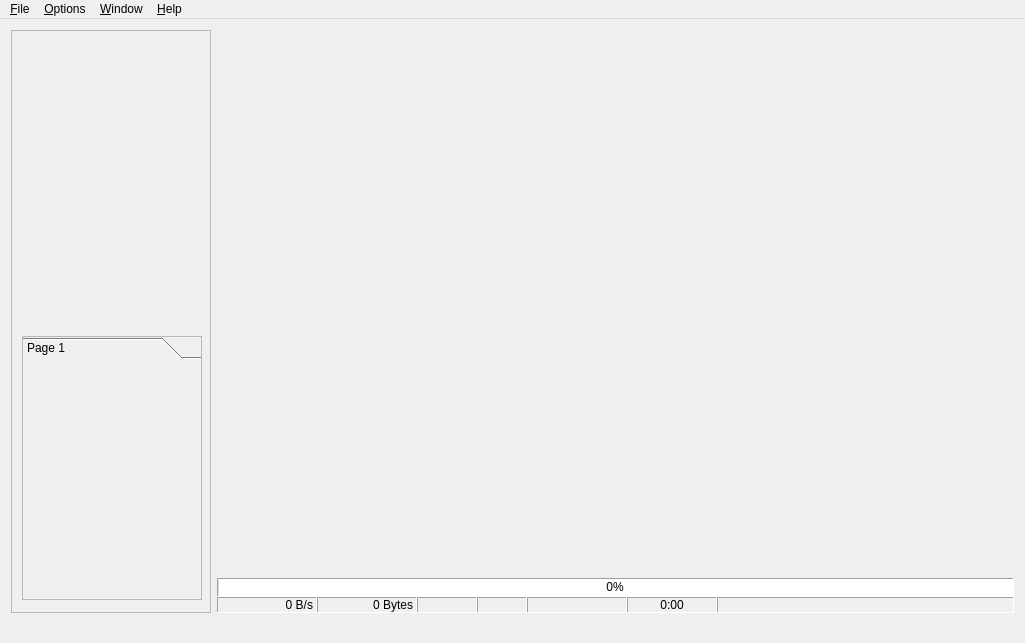
<?xml version="1.0" encoding="UTF-8"?>
<ui version="4.0">
 <class>MainWindow</class>
 <widget class="QMainWindow" name="MainWindow">
  <property name="enabled">
   <bool>true</bool>
  </property>
  <property name="geometry">
   <rect>
    <x>0</x>
    <y>0</y>
    <width>1025</width>
    <height>643</height>
   </rect>
  </property>
  <property name="windowTitle">
   <string>Smart Phone Flash Tool</string>
  </property>
  <property name="windowIcon">
   <iconset resource="../icon.qrc">
    <normaloff>:/images/application.png</normaloff>:/images/application.png</iconset>
  </property>
  <property name="styleSheet">
   <string notr="true"/>
  </property>
  <property name="documentMode">
   <bool>false</bool>
  </property>
  <property name="tabShape">
   <enum>QTabWidget::Rounded</enum>
  </property>
  <property name="dockNestingEnabled">
   <bool>false</bool>
  </property>
  <widget class="QWidget" name="centralWidget">
   <property name="enabled">
    <bool>true</bool>
   </property>
   <property name="styleSheet">
    <string notr="true">alternate-background-color: rgb(85, 170, 127);</string>
   </property>
   <layout class="QGridLayout" name="gridLayout_2">
    <item row="0" column="1">
     <widget class="QTabWidget" name="tabWidget">
      <property name="enabled">
       <bool>true</bool>
      </property>
      <property name="sizePolicy">
       <sizepolicy hsizetype="Expanding" vsizetype="Expanding">
        <horstretch>0</horstretch>
        <verstretch>0</verstretch>
       </sizepolicy>
      </property>
      <property name="minimumSize">
       <size>
        <width>0</width>
        <height>529</height>
       </size>
      </property>
      <property name="toolTip">
       <string/>
      </property>
      <property name="styleSheet">
       <string notr="true"/>
      </property>
      <property name="tabShape">
       <enum>QTabWidget::Rounded</enum>
      </property>
      <property name="currentIndex">
       <number>-1</number>
      </property>
      <property name="documentMode">
       <bool>true</bool>
      </property>
      <property name="movable">
       <bool>true</bool>
      </property>
     </widget>
    </item>
    <item row="1" column="1">
     <widget class="QFrame" name="statusFrame">
      <property name="sizePolicy">
       <sizepolicy hsizetype="Preferred" vsizetype="Preferred">
        <horstretch>0</horstretch>
        <verstretch>0</verstretch>
       </sizepolicy>
      </property>
      <layout class="QVBoxLayout" name="verticalLayout">
       <property name="spacing">
        <number>0</number>
       </property>
       <property name="margin">
        <number>0</number>
       </property>
       <item>
        <widget class="QFrame" name="frame_3">
         <property name="frameShape">
          <enum>QFrame::Panel</enum>
         </property>
         <property name="frameShadow">
          <enum>QFrame::Sunken</enum>
         </property>
         <layout class="QGridLayout" name="gridLayout">
          <property name="margin">
           <number>0</number>
          </property>
          <property name="spacing">
           <number>0</number>
          </property>
          <item row="0" column="0">
           <widget class="QProgressBar" name="progressBar">
            <property name="sizePolicy">
             <sizepolicy hsizetype="Preferred" vsizetype="Preferred">
              <horstretch>0</horstretch>
              <verstretch>0</verstretch>
             </sizepolicy>
            </property>
            <property name="minimumSize">
             <size>
              <width>0</width>
              <height>17</height>
             </size>
            </property>
            <property name="maximumSize">
             <size>
              <width>16777215</width>
              <height>17</height>
             </size>
            </property>
            <property name="palette">
             <palette>
              <active>
               <colorrole role="Button">
                <brush brushstyle="SolidPattern">
                 <color alpha="255">
                  <red>85</red>
                  <green>170</green>
                  <blue>255</blue>
                 </color>
                </brush>
               </colorrole>
               <colorrole role="Base">
                <brush brushstyle="SolidPattern">
                 <color alpha="255">
                  <red>85</red>
                  <green>170</green>
                  <blue>255</blue>
                 </color>
                </brush>
               </colorrole>
               <colorrole role="Window">
                <brush brushstyle="SolidPattern">
                 <color alpha="255">
                  <red>85</red>
                  <green>170</green>
                  <blue>255</blue>
                 </color>
                </brush>
               </colorrole>
               <colorrole role="AlternateBase">
                <brush brushstyle="SolidPattern">
                 <color alpha="255">
                  <red>85</red>
                  <green>170</green>
                  <blue>127</blue>
                 </color>
                </brush>
               </colorrole>
              </active>
              <inactive>
               <colorrole role="Button">
                <brush brushstyle="SolidPattern">
                 <color alpha="255">
                  <red>85</red>
                  <green>170</green>
                  <blue>255</blue>
                 </color>
                </brush>
               </colorrole>
               <colorrole role="Base">
                <brush brushstyle="SolidPattern">
                 <color alpha="255">
                  <red>85</red>
                  <green>170</green>
                  <blue>255</blue>
                 </color>
                </brush>
               </colorrole>
               <colorrole role="Window">
                <brush brushstyle="SolidPattern">
                 <color alpha="255">
                  <red>85</red>
                  <green>170</green>
                  <blue>255</blue>
                 </color>
                </brush>
               </colorrole>
               <colorrole role="AlternateBase">
                <brush brushstyle="SolidPattern">
                 <color alpha="255">
                  <red>85</red>
                  <green>170</green>
                  <blue>127</blue>
                 </color>
                </brush>
               </colorrole>
              </inactive>
              <disabled>
               <colorrole role="Button">
                <brush brushstyle="SolidPattern">
                 <color alpha="255">
                  <red>85</red>
                  <green>170</green>
                  <blue>255</blue>
                 </color>
                </brush>
               </colorrole>
               <colorrole role="Base">
                <brush brushstyle="SolidPattern">
                 <color alpha="255">
                  <red>85</red>
                  <green>170</green>
                  <blue>255</blue>
                 </color>
                </brush>
               </colorrole>
               <colorrole role="Window">
                <brush brushstyle="SolidPattern">
                 <color alpha="255">
                  <red>85</red>
                  <green>170</green>
                  <blue>255</blue>
                 </color>
                </brush>
               </colorrole>
               <colorrole role="AlternateBase">
                <brush brushstyle="SolidPattern">
                 <color alpha="255">
                  <red>85</red>
                  <green>170</green>
                  <blue>127</blue>
                 </color>
                </brush>
               </colorrole>
              </disabled>
             </palette>
            </property>
            <property name="font">
             <font>
              <weight>50</weight>
              <bold>false</bold>
             </font>
            </property>
            <property name="autoFillBackground">
             <bool>false</bool>
            </property>
            <property name="styleSheet">
             <string notr="true">QProgressBar { border-radius: 0px;text-align: center}</string>
            </property>
            <property name="value">
             <number>0</number>
            </property>
            <property name="alignment">
             <set>Qt::AlignCenter</set>
            </property>
            <property name="orientation">
             <enum>Qt::Horizontal</enum>
            </property>
            <property name="invertedAppearance">
             <bool>false</bool>
            </property>
            <property name="textDirection">
             <enum>QProgressBar::TopToBottom</enum>
            </property>
            <property name="format">
             <string>%p%</string>
            </property>
           </widget>
          </item>
         </layout>
        </widget>
       </item>
       <item>
        <widget class="QFrame" name="frame">
         <property name="enabled">
          <bool>true</bool>
         </property>
         <property name="frameShape">
          <enum>QFrame::NoFrame</enum>
         </property>
         <property name="frameShadow">
          <enum>QFrame::Sunken</enum>
         </property>
         <layout class="QHBoxLayout" name="horizontalLayout">
          <property name="spacing">
           <number>0</number>
          </property>
          <property name="margin">
           <number>0</number>
          </property>
          <item>
           <widget class="QLabel" name="label_SpeedInfo">
            <property name="minimumSize">
             <size>
              <width>100</width>
              <height>0</height>
             </size>
            </property>
            <property name="maximumSize">
             <size>
              <width>100</width>
              <height>16777215</height>
             </size>
            </property>
            <property name="layoutDirection">
             <enum>Qt::LeftToRight</enum>
            </property>
            <property name="frameShape">
             <enum>QFrame::Panel</enum>
            </property>
            <property name="frameShadow">
             <enum>QFrame::Sunken</enum>
            </property>
            <property name="lineWidth">
             <number>1</number>
            </property>
            <property name="midLineWidth">
             <number>0</number>
            </property>
            <property name="text">
             <string>0 B/s</string>
            </property>
            <property name="alignment">
             <set>Qt::AlignRight|Qt::AlignTrailing|Qt::AlignVCenter</set>
            </property>
           </widget>
          </item>
          <item>
           <widget class="QLabel" name="label_total">
            <property name="minimumSize">
             <size>
              <width>100</width>
              <height>0</height>
             </size>
            </property>
            <property name="maximumSize">
             <size>
              <width>100</width>
              <height>16777215</height>
             </size>
            </property>
            <property name="frameShape">
             <enum>QFrame::Panel</enum>
            </property>
            <property name="frameShadow">
             <enum>QFrame::Sunken</enum>
            </property>
            <property name="text">
             <string>0 Bytes</string>
            </property>
            <property name="alignment">
             <set>Qt::AlignRight|Qt::AlignTrailing|Qt::AlignVCenter</set>
            </property>
           </widget>
          </item>
          <item>
           <widget class="QLabel" name="label_COMPortInfo">
            <property name="minimumSize">
             <size>
              <width>60</width>
              <height>0</height>
             </size>
            </property>
            <property name="maximumSize">
             <size>
              <width>60</width>
              <height>16777215</height>
             </size>
            </property>
            <property name="frameShape">
             <enum>QFrame::Panel</enum>
            </property>
            <property name="frameShadow">
             <enum>QFrame::Sunken</enum>
            </property>
            <property name="lineWidth">
             <number>1</number>
            </property>
            <property name="midLineWidth">
             <number>0</number>
            </property>
            <property name="text">
             <string/>
            </property>
            <property name="alignment">
             <set>Qt::AlignCenter</set>
            </property>
           </widget>
          </item>
          <item>
           <widget class="QLabel" name="label_storage">
            <property name="minimumSize">
             <size>
              <width>50</width>
              <height>0</height>
             </size>
            </property>
            <property name="maximumSize">
             <size>
              <width>50</width>
              <height>16777215</height>
             </size>
            </property>
            <property name="font">
             <font>
              <weight>75</weight>
              <italic>false</italic>
              <bold>true</bold>
              <underline>false</underline>
              <strikeout>false</strikeout>
              <stylestrategy>PreferDefault</stylestrategy>
              <kerning>true</kerning>
             </font>
            </property>
            <property name="frameShape">
             <enum>QFrame::Panel</enum>
            </property>
            <property name="frameShadow">
             <enum>QFrame::Sunken</enum>
            </property>
            <property name="lineWidth">
             <number>1</number>
            </property>
            <property name="midLineWidth">
             <number>0</number>
            </property>
            <property name="text">
             <string/>
            </property>
            <property name="textFormat">
             <enum>Qt::PlainText</enum>
            </property>
            <property name="alignment">
             <set>Qt::AlignCenter</set>
            </property>
           </widget>
          </item>
          <item>
           <widget class="QLabel" name="label_usbStatus">
            <property name="minimumSize">
             <size>
              <width>100</width>
              <height>0</height>
             </size>
            </property>
            <property name="maximumSize">
             <size>
              <width>100</width>
              <height>16777215</height>
             </size>
            </property>
            <property name="toolTip">
             <string/>
            </property>
            <property name="frameShape">
             <enum>QFrame::Panel</enum>
            </property>
            <property name="frameShadow">
             <enum>QFrame::Sunken</enum>
            </property>
            <property name="lineWidth">
             <number>1</number>
            </property>
            <property name="midLineWidth">
             <number>0</number>
            </property>
            <property name="text">
             <string/>
            </property>
            <property name="textFormat">
             <enum>Qt::PlainText</enum>
            </property>
            <property name="alignment">
             <set>Qt::AlignCenter</set>
            </property>
           </widget>
          </item>
          <item>
           <widget class="QLabel" name="label_time">
            <property name="minimumSize">
             <size>
              <width>90</width>
              <height>0</height>
             </size>
            </property>
            <property name="maximumSize">
             <size>
              <width>90</width>
              <height>16777215</height>
             </size>
            </property>
            <property name="frameShape">
             <enum>QFrame::Panel</enum>
            </property>
            <property name="frameShadow">
             <enum>QFrame::Sunken</enum>
            </property>
            <property name="lineWidth">
             <number>1</number>
            </property>
            <property name="midLineWidth">
             <number>0</number>
            </property>
            <property name="text">
             <string>0:00</string>
            </property>
            <property name="alignment">
             <set>Qt::AlignCenter</set>
            </property>
           </widget>
          </item>
          <item>
           <widget class="QLabel" name="label_status_port">
            <property name="frameShape">
             <enum>QFrame::Panel</enum>
            </property>
            <property name="frameShadow">
             <enum>QFrame::Sunken</enum>
            </property>
            <property name="lineWidth">
             <number>1</number>
            </property>
            <property name="midLineWidth">
             <number>0</number>
            </property>
            <property name="text">
             <string/>
            </property>
           </widget>
          </item>
         </layout>
        </widget>
       </item>
       <item>
        <widget class="QFrame" name="frame_status">
         <property name="frameShape">
          <enum>QFrame::NoFrame</enum>
         </property>
         <property name="frameShadow">
          <enum>QFrame::Sunken</enum>
         </property>
         <property name="lineWidth">
          <number>2</number>
         </property>
         <property name="midLineWidth">
          <number>1</number>
         </property>
         <layout class="QHBoxLayout" name="horizontalLayout_2">
          <property name="spacing">
           <number>0</number>
          </property>
          <property name="margin">
           <number>0</number>
          </property>
         </layout>
        </widget>
       </item>
      </layout>
     </widget>
    </item>
    <item row="0" column="0" rowspan="2">
     <widget class="QFrame" name="frame_hd">
      <property name="sizePolicy">
       <sizepolicy hsizetype="Preferred" vsizetype="Expanding">
        <horstretch>0</horstretch>
        <verstretch>0</verstretch>
       </sizepolicy>
      </property>
      <property name="minimumSize">
       <size>
        <width>200</width>
        <height>580</height>
       </size>
      </property>
      <property name="maximumSize">
       <size>
        <width>200</width>
        <height>16777215</height>
       </size>
      </property>
      <property name="styleSheet">
       <string notr="true"/>
      </property>
      <property name="frameShape">
       <enum>QFrame::StyledPanel</enum>
      </property>
      <property name="frameShadow">
       <enum>QFrame::Raised</enum>
      </property>
      <widget class="QWidget" name="layoutWidget">
       <property name="geometry">
        <rect>
         <x>0</x>
         <y>10</y>
         <width>202</width>
         <height>571</height>
        </rect>
       </property>
       <layout class="QVBoxLayout" name="verticalLayout_2">
        <item>
         <widget class="QLabel" name="ImageLabel">
          <property name="enabled">
           <bool>true</bool>
          </property>
          <property name="sizePolicy">
           <sizepolicy hsizetype="Fixed" vsizetype="Fixed">
            <horstretch>0</horstretch>
            <verstretch>0</verstretch>
           </sizepolicy>
          </property>
          <property name="minimumSize">
           <size>
            <width>200</width>
            <height>0</height>
           </size>
          </property>
          <property name="maximumSize">
           <size>
            <width>200</width>
            <height>360</height>
           </size>
          </property>
          <property name="text">
           <string/>
          </property>
          <property name="pixmap">
           <pixmap resource="../icon.qrc">:/images/Phone.png</pixmap>
          </property>
          <property name="scaledContents">
           <bool>true</bool>
          </property>
          <property name="alignment">
           <set>Qt::AlignCenter</set>
          </property>
         </widget>
        </item>
        <item>
         <spacer name="verticalSpacer">
          <property name="orientation">
           <enum>Qt::Vertical</enum>
          </property>
          <property name="sizeHint" stdset="0">
           <size>
            <width>20</width>
            <height>48</height>
           </size>
          </property>
         </spacer>
        </item>
        <item>
         <widget class="QToolBox" name="toolBox_status">
          <property name="frameShape">
           <enum>QFrame::StyledPanel</enum>
          </property>
          <property name="frameShadow">
           <enum>QFrame::Sunken</enum>
          </property>
          <property name="currentIndex">
           <number>0</number>
          </property>
          <widget class="QWidget" name="page">
           <property name="geometry">
            <rect>
             <x>0</x>
             <y>0</y>
             <width>198</width>
             <height>70</height>
            </rect>
           </property>
           <attribute name="label">
            <string>Page 1</string>
           </attribute>
          </widget>
         </widget>
        </item>
       </layout>
      </widget>
     </widget>
    </item>
   </layout>
  </widget>
  <widget class="QMenuBar" name="menuBar">
   <property name="geometry">
    <rect>
     <x>0</x>
     <y>0</y>
     <width>1025</width>
     <height>23</height>
    </rect>
   </property>
   <property name="styleSheet">
    <string notr="true"/>
   </property>
   <widget class="QMenu" name="menuFile">
    <property name="title">
     <string>&amp;File</string>
    </property>
    <widget class="QMenu" name="menuExport_Console_Mode_XML">
     <property name="title">
      <string>Export Console Mode XML</string>
     </property>
     <addaction name="actionExportFormat"/>
     <addaction name="actionExportDownload"/>
     <addaction name="actionExportPartial_Format_Download"/>
     <addaction name="separator"/>
     <addaction name="actionReadback"/>
     <addaction name="actionExportWriteMemory"/>
     <addaction name="separator"/>
     <addaction name="actionCerfitication_download"/>
    </widget>
    <addaction name="separator"/>
    <addaction name="menuExport_Console_Mode_XML"/>
    <addaction name="separator"/>
    <addaction name="actionExit"/>
   </widget>
   <widget class="QMenu" name="menuOptions">
    <property name="title">
     <string>&amp;Options</string>
    </property>
    <addaction name="separator"/>
    <addaction name="actionUSB_UART_options"/>
   </widget>
   <widget class="QMenu" name="menuWindow">
    <property name="title">
     <string>&amp;Window</string>
    </property>
    <addaction name="actionParameter_Page"/>
    <addaction name="actionWrite_Memory"/>
   </widget>
   <widget class="QMenu" name="menuHelp">
    <property name="title">
     <string>&amp;Help</string>
    </property>
    <addaction name="actionShow_Welcome"/>
    <addaction name="separator"/>
    <addaction name="actionContents"/>
    <addaction name="actionIndex"/>
    <addaction name="separator"/>
    <addaction name="actionAbout"/>
    <addaction name="action_SoftwareUpdate"/>
    <addaction name="separator"/>
    <addaction name="actionOpen_Logs_Folder"/>
   </widget>
   <addaction name="menuFile"/>
   <addaction name="menuOptions"/>
   <addaction name="menuWindow"/>
   <addaction name="menuHelp"/>
  </widget>
  <widget class="QStatusBar" name="statusBar">
   <property name="styleSheet">
    <string notr="true"/>
   </property>
   <property name="sizeGripEnabled">
    <bool>false</bool>
   </property>
  </widget>
  <action name="actionExit">
   <property name="enabled">
    <bool>true</bool>
   </property>
   <property name="text">
    <string>Exit</string>
   </property>
  </action>
  <action name="actionAbout">
   <property name="enabled">
    <bool>true</bool>
   </property>
   <property name="text">
    <string>About...</string>
   </property>
   <property name="visible">
    <bool>true</bool>
   </property>
  </action>
  <action name="actionConsole_Mode">
   <property name="enabled">
    <bool>true</bool>
   </property>
   <property name="text">
    <string>Console Mode</string>
   </property>
   <property name="shortcut">
    <string>Ctrl+Alt+P</string>
   </property>
   <property name="visible">
    <bool>true</bool>
   </property>
  </action>
  <action name="actionBackup_Restore_No_Action">
   <property name="checkable">
    <bool>true</bool>
   </property>
   <property name="text">
    <string>No Action</string>
   </property>
  </action>
  <action name="actionBackup_Format_Download_Restore_NVRAM">
   <property name="checkable">
    <bool>true</bool>
   </property>
   <property name="text">
    <string>Backup-&gt;Format-&gt;Download-&gt;Restore NVRAM</string>
   </property>
  </action>
  <action name="actionFormat_Download_Restore_NVRAM">
   <property name="checkable">
    <bool>true</bool>
   </property>
   <property name="text">
    <string>Format-&gt;Download-&gt;Restore NVRAM</string>
   </property>
  </action>
  <action name="actionRestore_NVRAM_Only">
   <property name="checkable">
    <bool>true</bool>
   </property>
   <property name="text">
    <string>Restore NVRAM Only</string>
   </property>
  </action>
  <action name="actionUse_Chip_ID_as_Backup_Folder_Name">
   <property name="checkable">
    <bool>true</bool>
   </property>
   <property name="text">
    <string>Use Chip ID as Backup Folder Name</string>
   </property>
  </action>
  <action name="actionUse_COM_Port_as_Backup_Folder_Name">
   <property name="checkable">
    <bool>true</bool>
   </property>
   <property name="text">
    <string>Use COM Port as Backup Folder Name</string>
   </property>
  </action>
  <action name="actionWrite_IMEI_No_Action">
   <property name="checkable">
    <bool>true</bool>
   </property>
   <property name="checked">
    <bool>true</bool>
   </property>
   <property name="text">
    <string>No Action</string>
   </property>
  </action>
  <action name="actionDownload_Write_IMEI_BT_WiFi">
   <property name="checkable">
    <bool>true</bool>
   </property>
   <property name="text">
    <string>Download-&gt;Write IMEI/BT/WiFi</string>
   </property>
  </action>
  <action name="actionFormat_Download_Write_IMEI_BT_WiFi">
   <property name="checkable">
    <bool>true</bool>
   </property>
   <property name="text">
    <string>Format-&gt;Download-&gt;Write IMEI/BT/WiFi</string>
   </property>
  </action>
  <action name="actionEMI_and_NFI_config">
   <property name="text">
    <string>EMI and NFI config...</string>
   </property>
  </action>
  <action name="actionUSB_UART_options">
   <property name="text">
    <string>Option...</string>
   </property>
  </action>
  <action name="actionExportFormat">
   <property name="text">
    <string>Format...</string>
   </property>
  </action>
  <action name="actionExportDownload">
   <property name="text">
    <string>Download...</string>
   </property>
  </action>
  <action name="actionExportPartial_Format_Download">
   <property name="text">
    <string>Partial Format+Download...</string>
   </property>
  </action>
  <action name="actionOpen_Logs_Folder">
   <property name="text">
    <string>Open Logs Folder</string>
   </property>
  </action>
  <action name="actionPhysical_Format">
   <property name="checkable">
    <bool>true</bool>
   </property>
   <property name="text">
    <string>Physical Format</string>
   </property>
  </action>
  <action name="actionParameter_Page">
   <property name="checkable">
    <bool>true</bool>
   </property>
   <property name="text">
    <string>Parameter Page</string>
   </property>
  </action>
  <action name="actionWrite_Memory">
   <property name="checkable">
    <bool>true</bool>
   </property>
   <property name="text">
    <string>Write Memory</string>
   </property>
  </action>
  <action name="action_SoftwareUpdate">
   <property name="text">
    <string>Software Update...</string>
   </property>
  </action>
  <action name="actionReadback">
   <property name="text">
    <string>Readback...</string>
   </property>
  </action>
  <action name="actionContents">
   <property name="text">
    <string>Contents</string>
   </property>
  </action>
  <action name="actionIndex">
   <property name="text">
    <string>Index</string>
   </property>
  </action>
  <action name="actionShow_Welcome"/>
  <action name="actionCerfitication_download">
   <property name="text">
    <string>Cerfitication download...</string>
   </property>
   <property name="toolTip">
    <string>Cerfitication download</string>
   </property>
  </action>
  <action name="actionExportWriteMemory">
   <property name="text">
    <string>Write Memory</string>
   </property>
   <property name="visible">
    <bool>false</bool>
   </property>
  </action>
 </widget>
 <layoutdefault spacing="6" margin="11"/>
 <resources>
  <include location="../icon.qrc"/>
 </resources>
 <connections/>
</ui>
